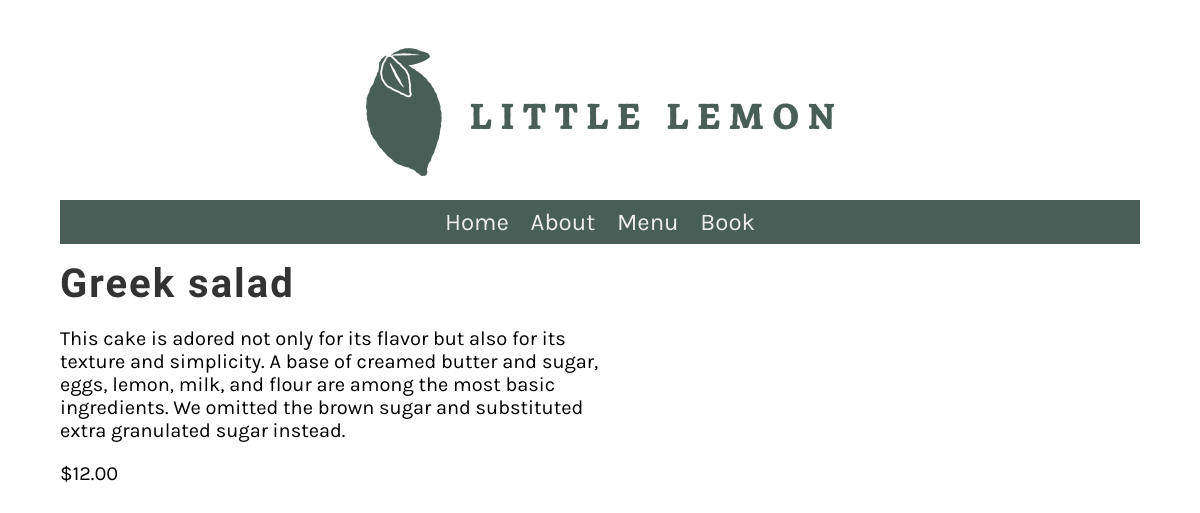
Screenshot of /menu_item/1/ with the database file from the repository.
### restaurant/models.py (models this page shows, shortened)
class Menu(models.Model):
  name = models.CharField(max_length=255)
  price = models.IntegerField()
  description = models.CharField(max_length=1000, default='')

### restaurant/views.py (the view)
# urls.py: path('menu_item/<int:pk>/', views.display_menu_item, name="menu_item")
def display_menu_item(request, pk=None):
  if pk:
      menu_item = Menu.objects.get(pk=pk)
  else:
      menu_item = ""
  return render(request, 'menu_item.html', {'menu_item': menu_item})

### restaurant/templates/menu_item.html
{% extends 'base.html' %}
{% block content %}
<div class="row">
  <div class="column">
    <h2>{{ menu_item.name }}</h2>
    <p>{{ menu_item.description }}</p>
    <p>${{ menu_item.price }}.00</p>
  </div>
</div>
{% endblock %}

### restaurant/static/css/style.css (style rules this page uses)
body { font-family: 'Karla', sans-serif; margin-top: 3rem; margin-bottom: 3rem; margin-left: 5%; margin-right: 5%; }
h1, h2, h3, h4, h5, h6 { font-family: 'Markazi Text', serif; letter-spacing: 2px;; }
h2 { font-size: 2.5rem; color: #333333; margin:1rem 0; }
p, ul { font-size: 1.25rem;; }
.row { display: flex; flex-direction: row; width: 100%; padding-bottom: 1rem; }
.column { flex-basis: 50%; margin-bottom: 1rem; padding-bottom: 1rem; }

### rows the page displays
Menu: name "Greek salad", description "This cake is adored not only for its flavor but also for its texture and simplicity. A base of creamed butter and sugar, eggs, lemon, milk, and flour are among the most basic ingredients. We omitted the brown sugar and substituted extra granulated sugar instead.", price "12"
